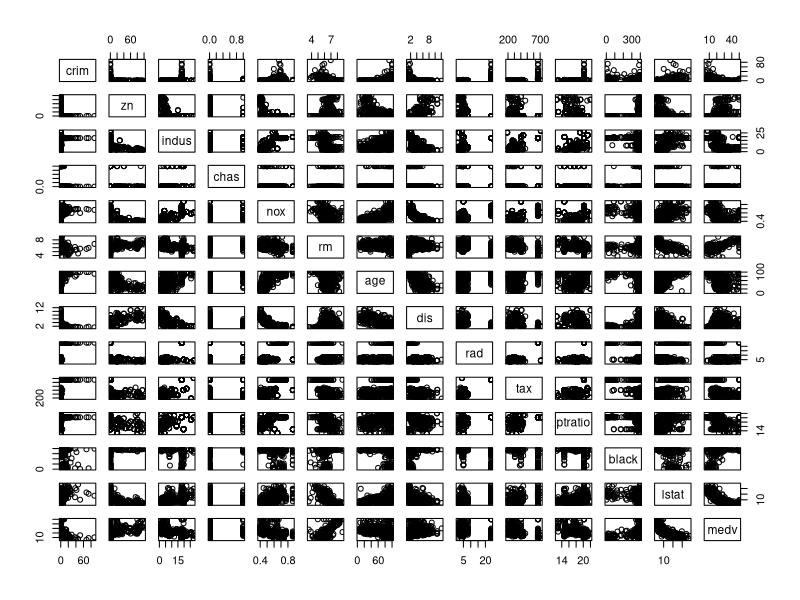
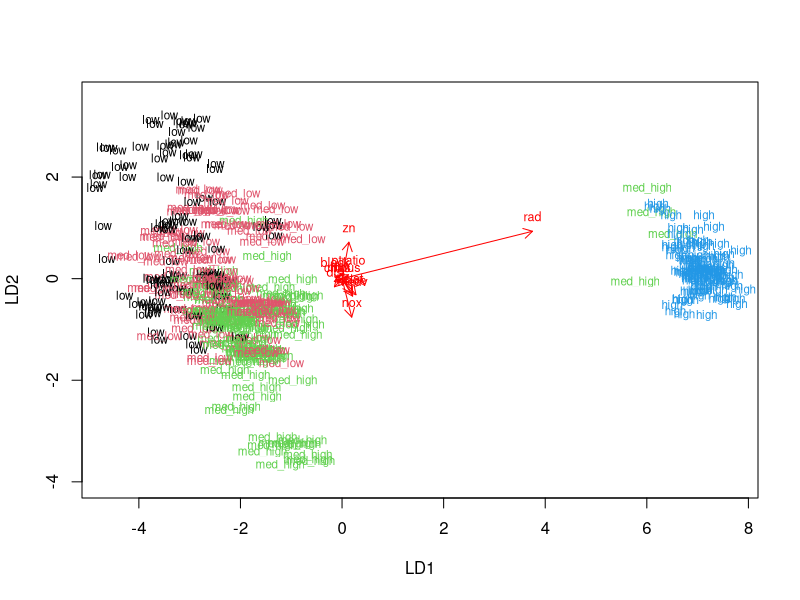

Generate these figures, in order, with R:
## ---- chunk 1
# In this begining part we shall be loading the Boston data from MASS

# Lest us access the MASS library 
library(MASS)

#Since the library was successfully accessed. We now load the Boston data
data("Boston")

# Let us explore the dataset and see its structure, dimension, and summary 
str(Boston)     # structure of Boston data
dim(Boston)     # dimention of Boston data
summary(Boston)
## ---- chunk 2
# We wouls like to show the graphical overview of the data by calling the pairs function 
pairs(Boston)

## ---- chunk 3
# Here we summaries of variables (columns) of the Boston data
colnames(Boston)

## ---- chunk 4
# here we are standardizing the data by scaling using the scale() function 
boston_scaled <- scale(Boston)

# We shall print the summary of the scaled data by using the function symmary()
summary(boston_scaled)
## ---- chunk 5
# Lets us check whether the scaled data is data frame or not by using is.data.frame() function
is.data.frame(boston_scaled)

## ---- chunk 6
# Making the boston_scaled data a data frame 
boston_scaled <- as.data.frame(boston_scaled)
is.data.frame(boston_scaled)

## ---- chunk 7
#Let us examine the crime variable of the scaled data
summary(boston_scaled$crim)


# create a quantile vector of crime 
q_vector <- quantile(boston_scaled$crim)
# Let us print the quantile vector of crime rate
q_vector

# create a categorical variable 'crime'
crime <- cut(boston_scaled$crim, breaks = q_vector, include.lowest = TRUE, label= c("low", "med_low", "med_high", "high"))
# Let us now use the table() function to see the new factor crime
table(crime)
## ---- chunk 8
# Lests remove original crim from the dataset
boston_scaled <- dplyr::select(boston_scaled, -crim)

# here are would add the new crime to boston_scaled 
boston_scaled <- data.frame(boston_scaled, crime)

## ---- chunk 9
 # Let us asign the number of rows in the Boston dataset 
n <- nrow(boston_scaled)

# choose randomly 80% of the rows
ind <- sample(n,  size = n * 0.8)
## ---- chunk 10
# Lets create train set with 80%
train <- boston_scaled[ind,]

# Lets create test set  
test <- boston_scaled[-ind,]
## ---- chunk 11
# linear discriminant analysis
lda.fit <- lda(crime ~., data = train)

# Lets us print the lda.fit object
lda.fit
## ---- chunk 12
# 
# Here is the function for lda biplot arrows copied from Datacamp
lda.arrows <- function(x, myscale = 1, arrow_heads = 0.1, color = "red", tex = 0.75, choices = c(1,2)){
  heads <- coef(x)
  arrows(x0 = 0, y0 = 0, 
         x1 = myscale * heads[,choices[1]], 
         y1 = myscale * heads[,choices[2]], col=color, length = arrow_heads)
  text(myscale * heads[,choices], labels = row.names(heads), 
       cex = tex, col=color, pos=3)
}


# target classes as numeric
classes <- as.numeric(train$crime)

# plot the lda results
plot(lda.fit, dimen = 2, col = classes, pch = classes)
lda.arrows(lda.fit, myscale = 1)

## ---- chunk 13

# save the correct classes from test data
correct_classes <- test$crime

# predict classes with test data
lda.pred <- predict(lda.fit, newdata = test)

# cross tabulate the results
table(correct = correct_classes, predicted = lda.pred$class)
